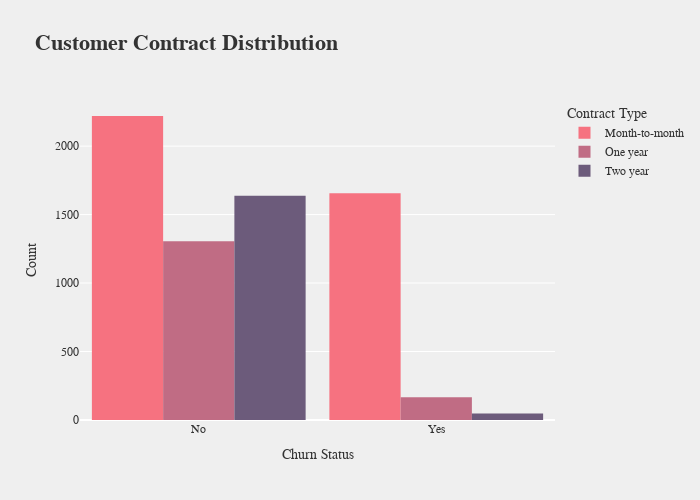

This figure's notebook cell:
### Markdown cell above
- **There was hardly any distinction in the percentage or number of customers who switched service providers. Both genders exhibited similar behavior** **when it came to transitioning to a different service provider or firm.**

### Code cell
import plotly.express as px


fig = px.histogram(df, x="Churn", color="Contract", barmode="group",
                   title="<b>Customer Contract Distribution</b>",
                   color_discrete_sequence=['#F67280', '#C06C84', '#6C5B7B'])

fig.update_layout(
    width=700,
    height=500,
    bargap=0.1,
    title_font=dict(size=22, family='Arial', color='#333333'),
    xaxis_title='Churn Status',
    yaxis_title='Count',
    legend_title='Contract Type',
    paper_bgcolor='#EFEFEF',
    plot_bgcolor='#EFEFEF',
    font=dict(size=12, family='Helvetica', color='#333333')
)

fig.show()

### Figure 1 — Plotly figure (JSON) as saved in the notebook; plotly's stock layout.template omitted (floating-point values rounded to 4 significant figures; data arrays with more than 128 entries replaced by an {"elided": "..."} marker saying what was removed)
{"data": [{"alignmentgroup": "True", "bingroup": "x", "hovertemplate": "Contract=Month-to-month<br>Churn=%{x}<br>count=%{y}<extra></extra>", "legendgroup": "Month-to-month", "marker": {"color": "#F67280", "pattern": {"shape": ""}}, "name": "Month-to-month", "offsetgroup": "Month-to-month", "orientation": "v", "showlegend": true, "type": "histogram", "x": {"elided": "3875 str values"}, "xaxis": "x", "yaxis": "y"}, {"alignmentgroup": "True", "bingroup": "x", "hovertemplate": "Contract=One year<br>Churn=%{x}<br>count=%{y}<extra></extra>", "legendgroup": "One year", "marker": {"color": "#C06C84", "pattern": {"shape": ""}}, "name": "One year", "offsetgroup": "One year", "orientation": "v", "showlegend": true, "type": "histogram", "x": {"elided": "1472 str values"}, "xaxis": "x", "yaxis": "y"}, {"alignmentgroup": "True", "bingroup": "x", "hovertemplate": "Contract=Two year<br>Churn=%{x}<br>count=%{y}<extra></extra>", "legendgroup": "Two year", "marker": {"color": "#6C5B7B", "pattern": {"shape": ""}}, "name": "Two year", "offsetgroup": "Two year", "orientation": "v", "showlegend": true, "type": "histogram", "x": {"elided": "1685 str values"}, "xaxis": "x", "yaxis": "y"}], "layout": {"bargap": 0.1, "barmode": "group", "font": {"color": "#333333", "family": "Helvetica", "size": 12}, "height": 500, "legend": {"title": {"text": "Contract Type"}, "tracegroupgap": 0}, "paper_bgcolor": "#EFEFEF", "plot_bgcolor": "#EFEFEF", "title": {"font": {"color": "#333333", "family": "Arial", "size": 22}, "text": "<b>Customer Contract Distribution</b>"}, "width": 700, "xaxis": {"anchor": "y", "autorange": true, "domain": [0, 1], "range": [-0.5, 1.5], "title": {"text": "Churn Status"}, "type": "category"}, "yaxis": {"anchor": "x", "autorange": true, "domain": [0, 1], "range": [0, 2337.0], "title": {"text": "Count"}}}}
